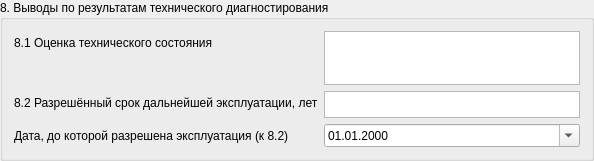
<widget class="QGroupBox" name="final_group">
 <property name="title"><string>8. Выводы по результатам технического диагностирования</string></property>
<layout class="QFormLayout" name="formLayout_63">
<item row="0" column="0">
 <widget class="QLabel" name="label_64"><property name="text"><string>8.1 Оценка технического состояния</string></property></widget>
</item>
<item row="0" column="1">
 <widget class="QPlainTextEdit" name="final_condition">
 <property name="minimumSize"><size><width>0</width><height>54</height></size></property>
 <property name="maximumSize"><size><width>16777215</width><height>54</height></size></property>
 <property name="placeholderText"><string /></property>
</widget>
</item>
<item row="1" column="0">
 <widget class="QLabel" name="label_65"><property name="text"><string>8.2 Разрешённый срок дальнейшей эксплуатации, лет</string></property></widget>
</item>
<item row="1" column="1">
 <widget class="QPlainTextEdit" name="final_years_allowed">
 <property name="minimumSize"><size><width>0</width><height>27</height></size></property>
 <property name="maximumSize"><size><width>16777215</width><height>27</height></size></property>
 <property name="placeholderText"><string /></property>
</widget>
</item>
<item row="2" column="0">
 <widget class="QLabel" name="label_66"><property name="text"><string>Дата, до которой разрешена эксплуатация (к 8.2)</string></property></widget>
</item>
<item row="2" column="1">
 <widget class="QDateEdit" name="final_deadline_date">
 <property name="calendarPopup"><bool>true</bool></property>
 <property name="displayFormat"><string>dd.MM.yyyy</string></property>
</widget>
</item>
</layout>
</widget>
